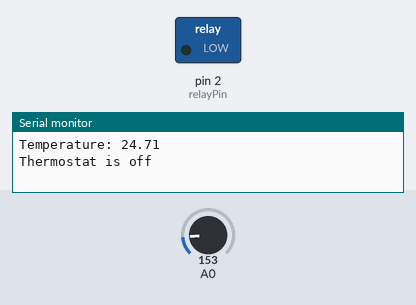
Bench run of a sketch on a simulated Arduino Uno, built with avr-gcc and run on an emulated ATmega328P. Parts: switched loads named in the sketch (green lamp = pin HIGH), the last lines printed to the serial monitor. The inputs (shaded band) are chosen by the test bench; at power-on: A0 = 153.

Above: at 10.8 s.
10.9 s: A0 set to 178
21.2 s: A0 set to 194
At 30.9 s:
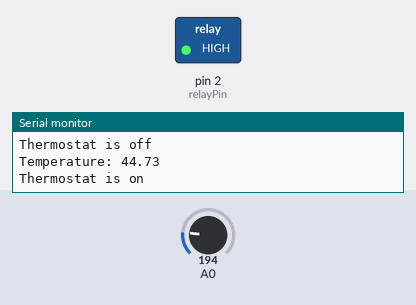
31.5 s: A0 set to 175
At 41.0 s:
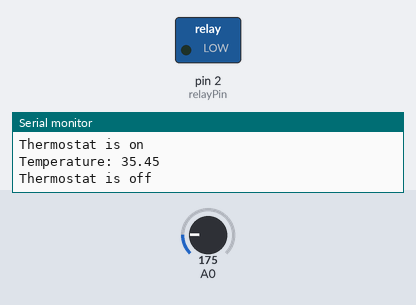
41.5 s: A0 set to 191
At 51.0 s:
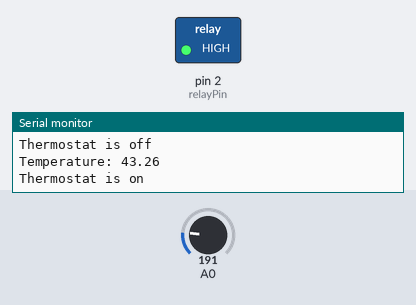
Timing chart, 0 to 52.5 s (numbered marks = the images above; inputs shaded):
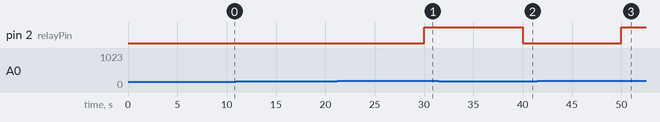

Measured:
- the behaviour switches between 184 and 185 on A0 (found by bisection; images 0 and 1)
- after the input at 21.2 s, pin 2 (relayPin): LOW → HIGH after 8.8 s
- after the input at 31.5 s, pin 2 (relayPin): HIGH → LOW after 8.5 s
- after the input at 41.5 s, pin 2 (relayPin): LOW → HIGH after 8.5 s

The sketch:

TemperatureRelayControl.ino
```cpp
/*
 TMP36 Temperature reader/relay control
 Context: Arduino
 Reads a TMP36 temperature sensor
 */

#include <EEPROM.h>

const int relayPin = 2;                // pin that the relay is attached to
const long tempCheckInterval = 10000;  // time between checks (in ms)
const int thermostatAddress = 10;      // EEPROM address for thermostat
long now;                              // last temperature check time
// trigger point for the thermostat:
int thermostat = EEPROM.read(thermostatAddress);

void setup() {
  // initialize serial communication:
  Serial.begin(9600);
  // set the thermostat to be an output:
  pinMode(relayPin, OUTPUT);
  // constrain the thermostat to an acceptable range:
  thermostat = constrain(thermostat, 20, 40);
}

void loop() {
  // periodically check the temperature to see if you should
  // turn on the thermostat:
  if (millis() - now > tempCheckInterval) {
    Serial.print("Temperature: ");
    Serial.println(readSensor());
    if (checkThermostat()) {
      Serial.println("Thermostat is on");
    }
    else {
      Serial.println("Thermostat is off");
    }
    now = millis();
  }
}

// read the temperature sensor:
float readSensor() {
  // read the value from the sensor:
  int sensorValue = analogRead(A0);
  // convert the reading to volts:
  float voltage = (sensorValue *  5.0) / 1024.0;
  // convert the voltage to temperature  in celsius
  // (100mv per degree - 500mV offset):
  float temperature = (voltage - 0.5) * 100;
  // return the temperature:
  return temperature;
}

// Check the temperature and control the relay accordingly:
boolean checkThermostat() {
  // assume the relay should be off:
  boolean relayState = LOW;
  // if the temperature's greater than the thermostat point,
  // the relay should be on:
  if(readSensor() > thermostat) {
    relayState = HIGH;
  }
  // set the relay on or off:
  digitalWrite(relayPin, relayState);
  return relayState;
}
```
